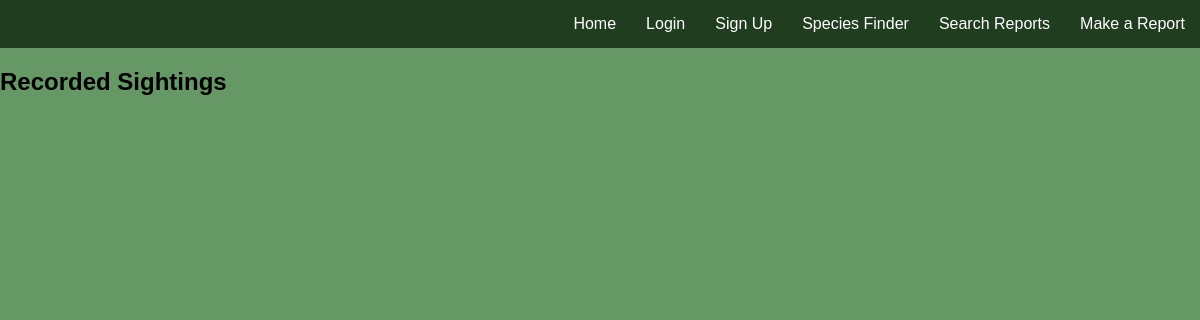
Page /searchreports on the earlier database version.
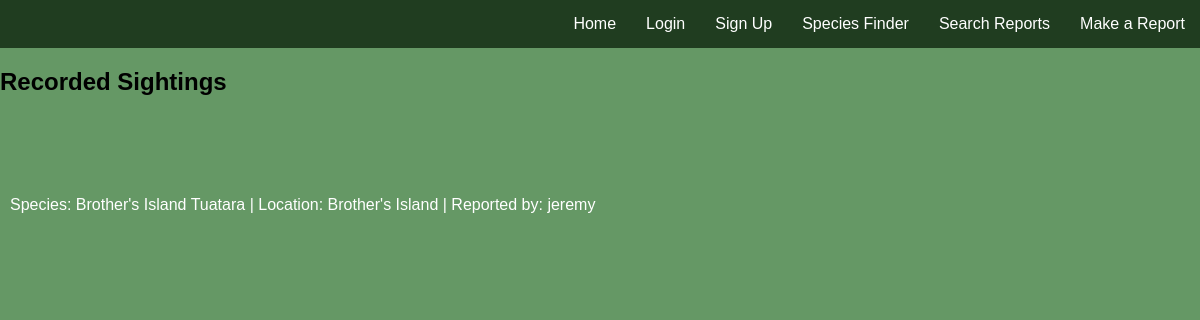
Same page on the later database version.
### tables this page shows
CREATE TABLE "reports" (
	"reportid"	INTEGER NOT NULL UNIQUE,
	"location"	TEXT NOT NULL,
	"username"	TEXT NOT NULL,
	"speciesid"	INTEGER NOT NULL,
	PRIMARY KEY("reportid" AUTOINCREMENT),
	FOREIGN KEY("speciesid") REFERENCES "species"("speciesid")
);

CREATE TABLE "species" (
	"speciesid"	INTEGER NOT NULL UNIQUE,
	"commonname"	TEXT NOT NULL UNIQUE,
	"latinname"	TEXT NOT NULL UNIQUE,
	PRIMARY KEY("speciesid" AUTOINCREMENT)
);

### app.py (the view)
@app.route('/searchreports', methods = ["GET", "POST"])
def searchreports():
    sql = "SELECT speciesid, username, location FROM reports"
    sql = "SELECT species.commonname, reports.username, reports.location FROM reports LEFT JOIN species ON reports.speciesid = species.speciesid"
    results = query_db(sql)
    return render_template('searchreports.html', results=results)

### app.py (called while the page is built)
def query_db(sql,args=(),one=False):
    db = sqlite3.connect(DATABASE)
    cursor = db.cursor()
    cursor.execute(sql, args)
    results = cursor.fetchall()
    db.commit()
    db.close()
    return (results[0] if results else None) if one else results

### templates/searchreports.html
{% extends 'base.html' %}
{% block content %}
<main>
    <h2>Recorded Sightings</h2>
    <div class="text">
        {% for result in results %}
        <p>Species: {{result[0]}} | Location: {{result[2]}} | Reported by: {{result[1]}}</p>
        {% endfor %}
    </div>
</main>
{% endblock %}

### templates/base.html (shortened to what this page needs)
<!DOCTYPE html>
<html lang="en">
<head>
    <link rel="stylesheet" href="{{ url_for('static', filename= 'style.css') }}">
</head>
<body>
    {% include 'nav.html' %}
    {% block content %}
    {% endblock %}
</body>
</html>

### templates/nav.html
<nav class="navbar">
    <ul>
        <li><a href="report">Make a Report</a></li>
        <li><a href="searchreports">Search Reports</a></li>
        <li><a href="speciesfinder">Species Finder</a></li>
        <li><a href="signup">Sign Up</a></li>
        <li><a href="login">Login</a></li>
        <li><a href="/">Home</a></li>
    </ul>
</nav>

### static/style.css (style rules this page uses)
body { margin: 0px; background-color: rgb(101, 152, 101); font-family: Verdana, Geneva, Tahoma, sans-serif; padding: 0px; justify-content: center; align-items: center; height: 100vh; overflow-x: hidden; }
.navbar ul { list-style-type: none; background-color: rgb(32, 61, 32); padding: 0px; margin: 0px; overflow: hidden; }
.navbar a { color: white; text-decoration: none; padding: 15px; display: block; text-align: center; }
.navbar li { float: right; }
a { color: rgb(21, 41, 21); }
.text { color: rgb(255, 255, 255); position: relative; text-align: left; margin-left: 10px; top: 80px; width: 100%; font-size: 1rem; }

Differences in the rows shown:
added reports: commonname "Brother's Island Tuatara", location "Brother's Island", username "jeremy"
